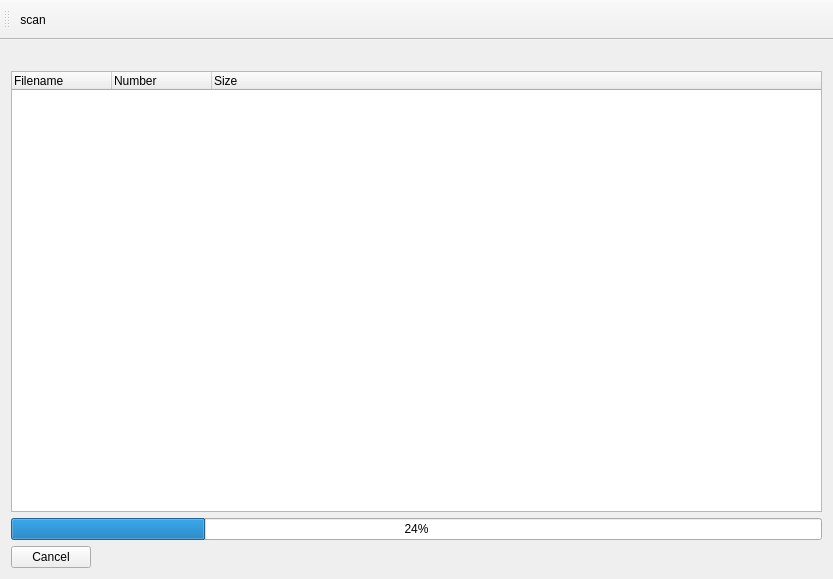
<?xml version="1.0" encoding="UTF-8"?>
<ui version="4.0">
 <class>MainWindow</class>
 <widget class="QMainWindow" name="MainWindow">
  <property name="geometry">
   <rect>
    <x>0</x>
    <y>0</y>
    <width>833</width>
    <height>579</height>
   </rect>
  </property>
  <property name="windowTitle">
   <string>MainWindow</string>
  </property>
  <widget class="QWidget" name="centralWidget">
   <layout class="QGridLayout" name="gridLayout_2">
    <item row="0" column="0">
     <widget class="QLabel" name="label">
      <property name="text">
       <string/>
      </property>
     </widget>
    </item>
    <item row="1" column="0">
     <widget class="QTreeWidget" name="treeWidget">
      <property name="sizePolicy">
       <sizepolicy hsizetype="Expanding" vsizetype="Expanding">
        <horstretch>0</horstretch>
        <verstretch>0</verstretch>
       </sizepolicy>
      </property>
      <property name="minimumSize">
       <size>
        <width>0</width>
        <height>401</height>
       </size>
      </property>
      <column>
       <property name="text">
        <string>Filename</string>
       </property>
      </column>
      <column>
       <property name="text">
        <string>Number</string>
       </property>
      </column>
      <column>
       <property name="text">
        <string>Size</string>
       </property>
      </column>
     </widget>
    </item>
    <item row="4" column="0">
     <widget class="QPushButton" name="pushButton">
      <property name="sizePolicy">
       <sizepolicy hsizetype="Fixed" vsizetype="Fixed">
        <horstretch>0</horstretch>
        <verstretch>0</verstretch>
       </sizepolicy>
      </property>
      <property name="text">
       <string>Cancel</string>
      </property>
     </widget>
    </item>
    <item row="3" column="0">
     <widget class="QProgressBar" name="progressBar">
      <property name="value">
       <number>24</number>
      </property>
     </widget>
    </item>
   </layout>
  </widget>
  <widget class="QToolBar" name="mainToolBar">
   <property name="minimumSize">
    <size>
     <width>0</width>
     <height>40</height>
    </size>
   </property>
   <attribute name="toolBarArea">
    <enum>TopToolBarArea</enum>
   </attribute>
   <attribute name="toolBarBreak">
    <bool>false</bool>
   </attribute>
   <addaction name="action_scan"/>
  </widget>
  <action name="action_scan">
   <property name="text">
    <string>&amp;scan</string>
   </property>
   <property name="toolTip">
    <string>scan</string>
   </property>
   <property name="shortcut">
    <string>Ctrl+O</string>
   </property>
  </action>
 </widget>
 <layoutdefault spacing="6" margin="11"/>
 <tabstops>
  <tabstop>treeWidget</tabstop>
 </tabstops>
 <resources/>
 <connections/>
</ui>
